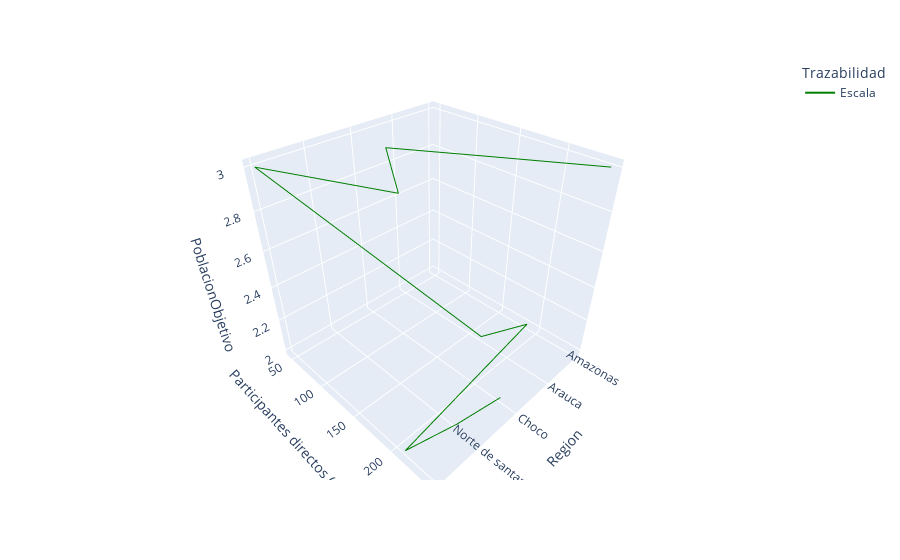

Notebook cell for this chart:
### Code cell
totalizados=data.groupby(["Region","PoblacionObjetivo"])["Participantes directos (mujeres)"].sum().reset_index()
top = totalizados.sort_values("PoblacionObjetivo", ascending=False).head(10)
top["Trazabilidad"]="Escala"
top


figu_linea = px.line_3d(top, x="Region", y="Participantes directos (mujeres)",z="PoblacionObjetivo",color="Trazabilidad",color_discrete_sequence=["Green"])

figu_linea.write_html("Grafico linea 3d.html")
figu_linea.show()

### Figure 1 — Plotly figure (JSON) as saved in the notebook; plotly's stock layout.template omitted (floating-point values rounded to 4 significant figures)
{"data": [{"hovertemplate": "Trazabilidad=Escala<br>Region=%{x}<br>Participantes directos (mujeres)=%{y}<br>PoblacionObjetivo=%{z}<extra></extra>", "legendgroup": "Escala", "line": {"color": "Green", "dash": "solid"}, "marker": {"symbol": "circle"}, "mode": "lines", "name": "Escala", "scene": "scene", "showlegend": true, "type": "scatter3d", "x": ["Amazonas", "Arauca", "Choco", "Norte de santander", "Santander", "Arauca", "Amazonas", "Santander", "Norte de santander", "Choco"], "y": [243, 165, 88, 159, 46, 166, 188, 211, 223, 231], "z": [3, 3, 3, 3, 3, 2, 2, 2, 2, 2]}], "layout": {"legend": {"title": {"text": "Trazabilidad"}, "tracegroupgap": 0}, "margin": {"t": 60}, "scene": {"domain": {"x": [0, 1], "y": [0, 1]}, "xaxis": {"title": {"text": "Region"}}, "yaxis": {"title": {"text": "Participantes directos (mujeres)"}}, "zaxis": {"title": {"text": "PoblacionObjetivo"}}}}}
